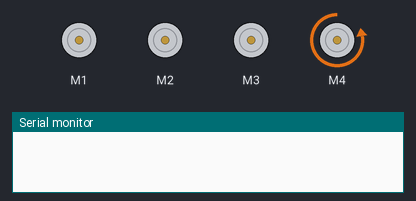
This sketch was run on a simulated Arduino Uno, built with avr-gcc and run on an emulated ATmega328P. On the bench: 4 × DC motor (green arrow = forward, orange = backward, longer = faster), the last lines printed to the serial monitor.

Above: at 0.2 s.
At 5.2 s:
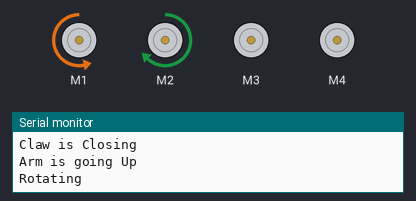
At 11.9 s:
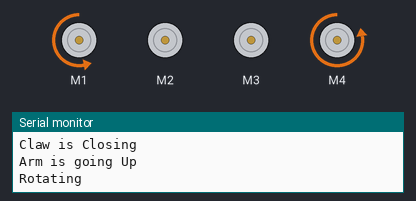
At 12.8 s:
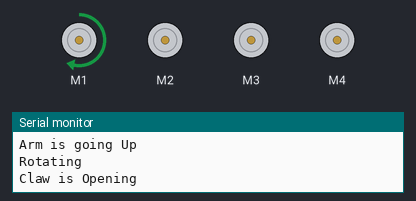
At 16.2 s:
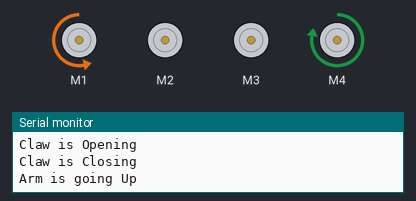
At 19.5 s:
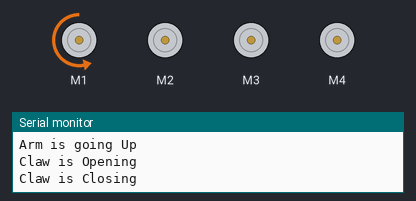
Timing chart, 0 to 21.6 s (numbered marks = the images above):
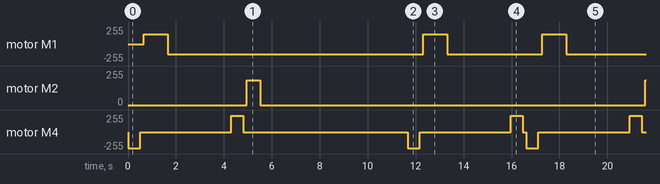

Measured:
- by itself, motor M1: repeats every 16.6 s: backward 150/255 10.7 s, forward 150/255 1.0 s, backward 150/255 4.0 s, forward 150/255 1.0 s
- by itself, motor M2: alternates forward 184/255 for 0.57 s and stopped for 16.1 s
- by itself, motor M4: repeats every 16.6 s: stopped 3.8 s, forward 244/255 0.50 s, stopped 6.9 s, backward 244/255 0.50 s, stopped 3.8 s, forward 244/255 0.50 s, stopped 0.15 s, backward 244/255 0.50 s

The sketch:

sketch_apr4b.ino
```cpp
/*
 * Bronze ELC Project - To pick an object from source and drop at right angle from the source location.
   Made by -  Aayushman Tomar, Ritwik Gupta, Daksh, Arushi, Mishika, Sukhmann

   mtr is the shortform of motor


*/

#include <AFMotor.h>
AF_DCMotor mtr1(1); //claw
AF_DCMotor mtr2(2); // rotate
AF_DCMotor mtr3(3); // up-down
AF_DCMotor mtr4(4); // forward backward


void setup() {
  Serial.begin(9600); // Initializing Baud Rate
  mtr1.setSpeed(150);
  mtr1.run(RELEASE);
  mtr2.setSpeed(3000);
  mtr2.run(RELEASE);
  mtr3.setSpeed(500);
  mtr3.run(RELEASE);
  mtr4.setSpeed(500);
  mtr4.run(RELEASE);
}

void loop() {
  down();
  delay(150);
  claw();
  delay(150);
  up();
  delay(150);
  rotate_90();
  delay(150);
  down();
  delay(150);
  claw();
  delay(150);
  up();
  delay(150);
}

void claw()
{
  Serial.println("Claw is Opening");
  mtr1.run(FORWARD);      // turn it on going forward
  delay(1000);
  Serial.println("Claw is Closing");
  mtr1.run(BACKWARD);     // the other way
  delay(2500);
}

void rotate_90() {
  Serial.println("Rotating");
  mtr2.run(FORWARD);
  delay(570);
  mtr2.run(RELEASE);
  delay(6000);

}

void up() {
  Serial.println("Arm is going Up");
  mtr4.run(FORWARD);
  delay(500);
  mtr4.run(RELEASE);
}

void down() {
  mtr4.run(BACKWARD);
  delay(500);
  mtr4.run(RELEASE);
}
```
